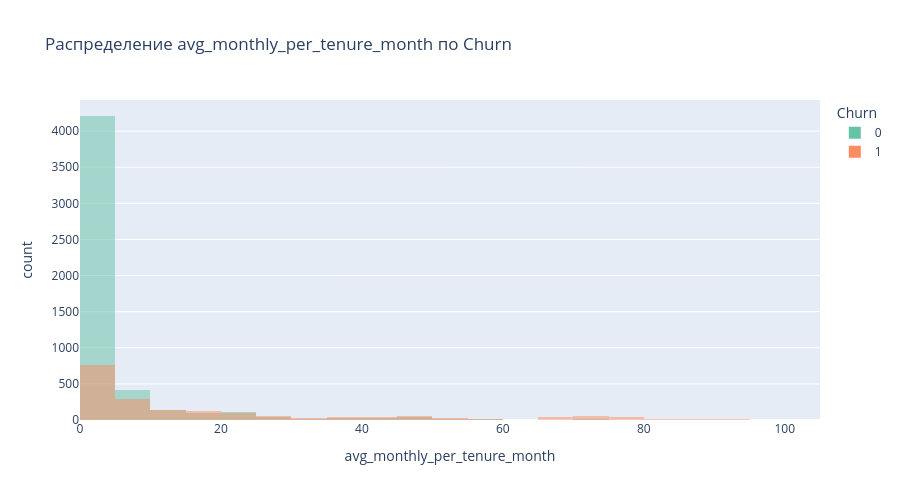
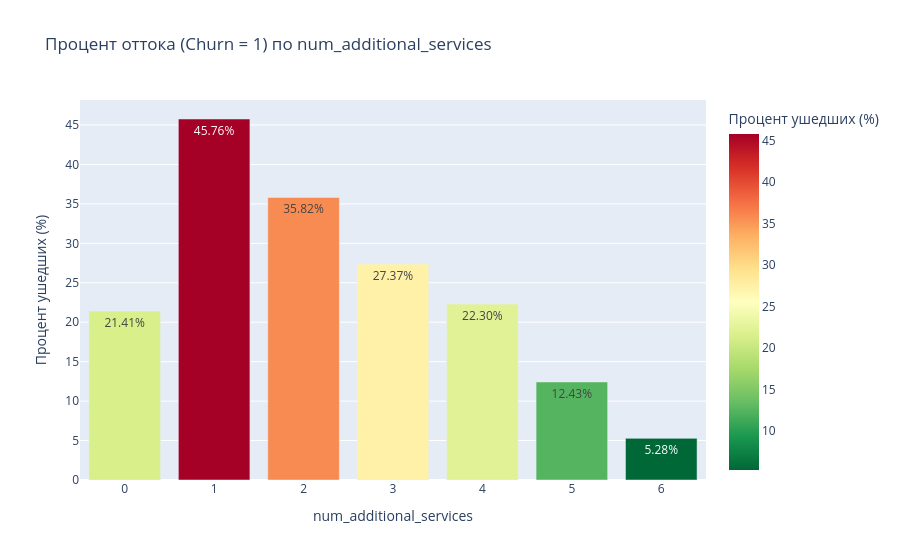
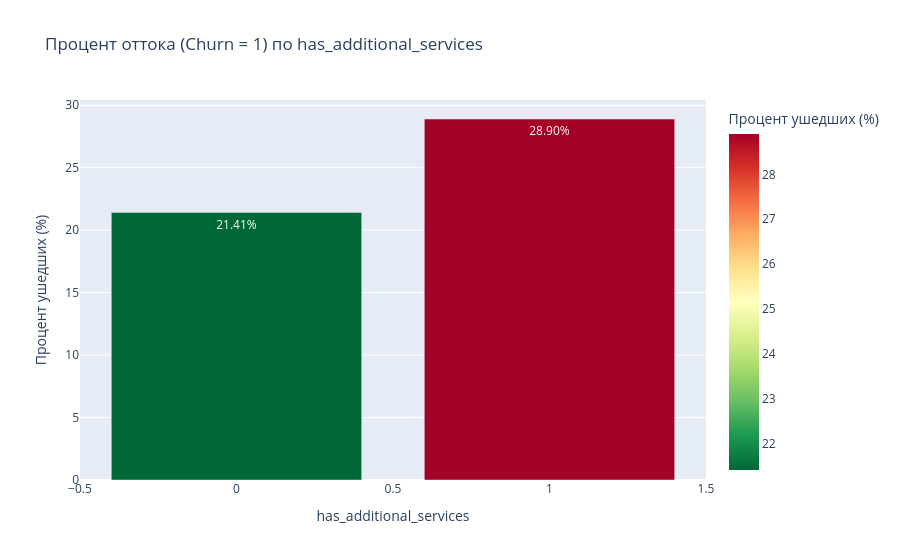
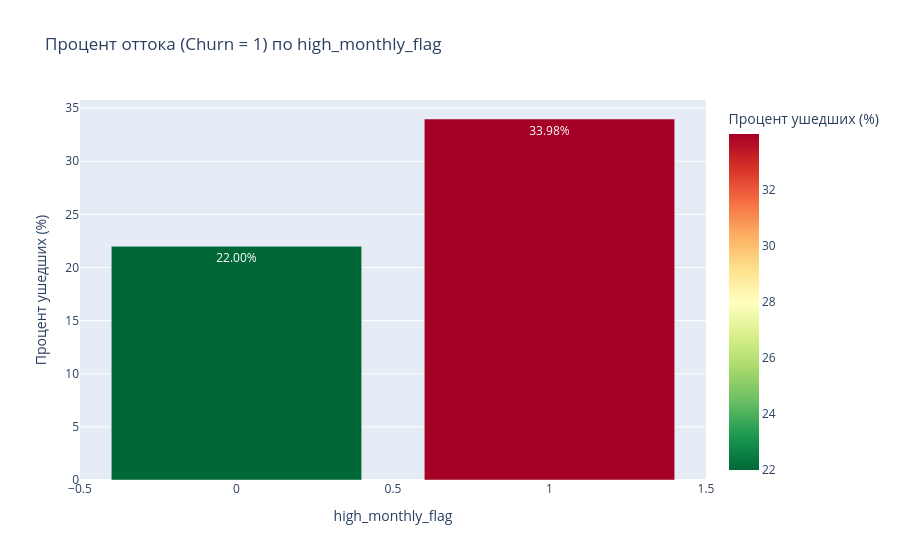

Here is the notebook cell these charts were saved with, in order:
### Code cell
# Связь новых признаков с Churn 

for col in new_features:
    if col == 'avg_monthly_per_tenure_month':
        fig = px.histogram(df, x=col, color='Churn', 
                        nbins=50,
                        title=f'Распределение {col} по Churn',
                        color_discrete_sequence=px.colors.qualitative.Set2,
                        barmode='overlay')
        fig.update_layout(height=500)

        print(f'Описание {col} по Churn:')
        display(df.groupby('Churn')[col].describe())
        fig.show()
    else:
        churn_rate = (df.groupby(col, observed=False)['Churn']
                        .mean()
                        .mul(100)           
                        .round(2)
                        .reset_index(name='Churn_Rate'))
        
        churn_rate = churn_rate.sort_values('Churn_Rate', ascending=False)
        churn_rate_display = churn_rate[[col, 'Churn_Rate']]
        
        fig = px.bar(
            churn_rate,
            x=col,
            y='Churn_Rate',
            title=f'Процент оттока (Churn = 1) по {col}',
            color='Churn_Rate',                    
            color_continuous_scale='RdYlGn_r',       
            text='Churn_Rate',
            labels={'Churn_Rate': 'Процент ушедших (%)', col: col}        
        )
        
        fig.update_traces(texttemplate='%{y:.2f}%')
        
        print(f"\nChurn Rate по {col}:")
        display(churn_rate_display.style.hide(axis="index"))
        fig.show()

### Figure 1 — Plotly figure (JSON) as saved in the notebook; plotly's stock layout.template omitted (floating-point values rounded to 4 significant figures; data arrays with more than 128 entries replaced by an {"elided": "..."} marker saying what was removed)
{"data": [{"bingroup": "x", "hovertemplate": "Churn=0<br>avg_monthly_per_tenure_month=%{x}<br>count=%{y}<extra></extra>", "legendgroup": "0", "marker": {"color": "rgb(102,194,165)", "opacity": 0.5, "pattern": {"shape": ""}}, "name": "0", "nbinsx": 50, "orientation": "v", "showlegend": true, "type": "histogram", "x": {"elided": "5174 float values"}, "xaxis": "x", "yaxis": "y"}, {"bingroup": "x", "hovertemplate": "Churn=1<br>avg_monthly_per_tenure_month=%{x}<br>count=%{y}<extra></extra>", "legendgroup": "1", "marker": {"color": "rgb(252,141,98)", "opacity": 0.5, "pattern": {"shape": ""}}, "name": "1", "nbinsx": 50, "orientation": "v", "showlegend": true, "type": "histogram", "x": {"elided": "1869 float values"}, "xaxis": "x", "yaxis": "y"}], "layout": {"barmode": "overlay", "height": 500, "legend": {"title": {"text": "Churn"}, "tracegroupgap": 0}, "title": {"text": "Распределение avg_monthly_per_tenure_month по Churn"}, "xaxis": {"anchor": "y", "domain": [0, 1], "title": {"text": "avg_monthly_per_tenure_month"}}, "yaxis": {"anchor": "x", "domain": [0, 1], "title": {"text": "count"}}}}

### Figure 2 — Plotly figure (JSON) as saved in the notebook; plotly's stock layout.template omitted (floating-point values rounded to 4 significant figures)
{"data": [{"hovertemplate": "num_additional_services=%{x}<br>Процент ушедших (%)=%{marker.color}<extra></extra>", "legendgroup": "", "marker": {"color": [45.76, 35.82, 27.37, 22.3, 21.41, 12.43, 5.28], "coloraxis": "coloraxis", "pattern": {"shape": ""}}, "name": "", "orientation": "v", "showlegend": false, "text": [45.76, 35.82, 27.37, 22.3, 21.41, 12.43, 5.28], "textposition": "auto", "texttemplate": "%{y:.2f}%", "type": "bar", "x": [1, 2, 3, 4, 0, 5, 6], "xaxis": "x", "y": [45.76, 35.82, 27.37, 22.3, 21.41, 12.43, 5.28], "yaxis": "y"}], "layout": {"barmode": "relative", "coloraxis": {"colorbar": {"title": {"text": "Процент ушедших (%)"}}, "colorscale": [[0, "rgb(0,104,55)"], [0.1, "rgb(26,152,80)"], [0.2, "rgb(102,189,99)"], [0.3, "rgb(166,217,106)"], [0.4, "rgb(217,239,139)"], [0.5, "rgb(255,255,191)"], [0.6, "rgb(254,224,139)"], [0.7, "rgb(253,174,97)"], [0.8, "rgb(244,109,67)"], [0.9, "rgb(215,48,39)"], [1, "rgb(165,0,38)"]]}, "legend": {"tracegroupgap": 0}, "title": {"text": "Процент оттока (Churn = 1) по num_additional_services"}, "xaxis": {"anchor": "y", "domain": [0, 1], "title": {"text": "num_additional_services"}}, "yaxis": {"anchor": "x", "domain": [0, 1], "title": {"text": "Процент ушедших (%)"}}}}

### Figure 3 — Plotly figure (JSON) as saved in the notebook; plotly's stock layout.template omitted (floating-point values rounded to 4 significant figures)
{"data": [{"hovertemplate": "has_additional_services=%{x}<br>Процент ушедших (%)=%{marker.color}<extra></extra>", "legendgroup": "", "marker": {"color": [28.9, 21.41], "coloraxis": "coloraxis", "pattern": {"shape": ""}}, "name": "", "orientation": "v", "showlegend": false, "text": [28.9, 21.41], "textposition": "auto", "texttemplate": "%{y:.2f}%", "type": "bar", "x": [1, 0], "xaxis": "x", "y": [28.9, 21.41], "yaxis": "y"}], "layout": {"barmode": "relative", "coloraxis": {"colorbar": {"title": {"text": "Процент ушедших (%)"}}, "colorscale": [[0, "rgb(0,104,55)"], [0.1, "rgb(26,152,80)"], [0.2, "rgb(102,189,99)"], [0.3, "rgb(166,217,106)"], [0.4, "rgb(217,239,139)"], [0.5, "rgb(255,255,191)"], [0.6, "rgb(254,224,139)"], [0.7, "rgb(253,174,97)"], [0.8, "rgb(244,109,67)"], [0.9, "rgb(215,48,39)"], [1, "rgb(165,0,38)"]]}, "legend": {"tracegroupgap": 0}, "title": {"text": "Процент оттока (Churn = 1) по has_additional_services"}, "xaxis": {"anchor": "y", "domain": [0, 1], "title": {"text": "has_additional_services"}}, "yaxis": {"anchor": "x", "domain": [0, 1], "title": {"text": "Процент ушедших (%)"}}}}

### Figure 4 — Plotly figure (JSON) as saved in the notebook; plotly's stock layout.template omitted (floating-point values rounded to 4 significant figures)
{"data": [{"hovertemplate": "high_monthly_flag=%{x}<br>Процент ушедших (%)=%{marker.color}<extra></extra>", "legendgroup": "", "marker": {"color": [33.98, 22.0], "coloraxis": "coloraxis", "pattern": {"shape": ""}}, "name": "", "orientation": "v", "showlegend": false, "text": [33.98, 22.0], "textposition": "auto", "texttemplate": "%{y:.2f}%", "type": "bar", "x": [1, 0], "xaxis": "x", "y": [33.98, 22.0], "yaxis": "y"}], "layout": {"barmode": "relative", "coloraxis": {"colorbar": {"title": {"text": "Процент ушедших (%)"}}, "colorscale": [[0, "rgb(0,104,55)"], [0.1, "rgb(26,152,80)"], [0.2, "rgb(102,189,99)"], [0.3, "rgb(166,217,106)"], [0.4, "rgb(217,239,139)"], [0.5, "rgb(255,255,191)"], [0.6, "rgb(254,224,139)"], [0.7, "rgb(253,174,97)"], [0.8, "rgb(244,109,67)"], [0.9, "rgb(215,48,39)"], [1, "rgb(165,0,38)"]]}, "legend": {"tracegroupgap": 0}, "title": {"text": "Процент оттока (Churn = 1) по high_monthly_flag"}, "xaxis": {"anchor": "y", "domain": [0, 1], "title": {"text": "high_monthly_flag"}}, "yaxis": {"anchor": "x", "domain": [0, 1], "title": {"text": "Процент ушедших (%)"}}}}
